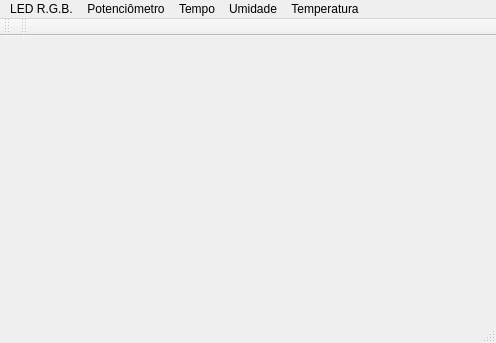
<?xml version="1.0" encoding="UTF-8"?>
<ui version="4.0">
 <class>MainWindow</class>
 <widget class="QMainWindow" name="MainWindow">
  <property name="geometry">
   <rect>
    <x>0</x>
    <y>0</y>
    <width>496</width>
    <height>343</height>
   </rect>
  </property>
  <property name="windowTitle">
   <string>MainWindow</string>
  </property>
  <widget class="QWidget" name="centralWidget"/>
  <widget class="QMenuBar" name="menuBar">
   <property name="geometry">
    <rect>
     <x>0</x>
     <y>0</y>
     <width>496</width>
     <height>20</height>
    </rect>
   </property>
   <widget class="QMenu" name="menuLED">
    <property name="title">
     <string>LED R.G.B.</string>
    </property>
    <addaction name="actionIniciar"/>
   </widget>
   <widget class="QMenu" name="menuPotenci_metro">
    <property name="title">
     <string>Potenciômetro</string>
    </property>
    <addaction name="actionIniciar_2"/>
   </widget>
   <widget class="QMenu" name="menuUmidade">
    <property name="title">
     <string>Umidade</string>
    </property>
   </widget>
   <widget class="QMenu" name="menuTemperatura">
    <property name="title">
     <string>Temperatura</string>
    </property>
   </widget>
   <widget class="QMenu" name="menuTempo">
    <property name="title">
     <string>Tempo</string>
    </property>
   </widget>
   <addaction name="menuLED"/>
   <addaction name="menuPotenci_metro"/>
   <addaction name="menuTempo"/>
   <addaction name="menuUmidade"/>
   <addaction name="menuTemperatura"/>
  </widget>
  <widget class="QToolBar" name="mainToolBar">
   <attribute name="toolBarArea">
    <enum>TopToolBarArea</enum>
   </attribute>
   <attribute name="toolBarBreak">
    <bool>false</bool>
   </attribute>
  </widget>
  <widget class="QStatusBar" name="statusBar"/>
  <widget class="QToolBar" name="toolBar">
   <property name="windowTitle">
    <string>toolBar</string>
   </property>
   <attribute name="toolBarArea">
    <enum>TopToolBarArea</enum>
   </attribute>
   <attribute name="toolBarBreak">
    <bool>false</bool>
   </attribute>
  </widget>
  <action name="actionIniciar">
   <property name="text">
    <string>Iniciar</string>
   </property>
  </action>
  <action name="actionIniciar_2">
   <property name="text">
    <string>Iniciar</string>
   </property>
  </action>
  <action name="actionMostrar">
   <property name="text">
    <string>Mostrar</string>
   </property>
  </action>
  <action name="actionMostrar_2">
   <property name="text">
    <string>Mostrar</string>
   </property>
  </action>
 </widget>
 <layoutdefault spacing="6" margin="11"/>
 <resources/>
 <connections/>
</ui>
